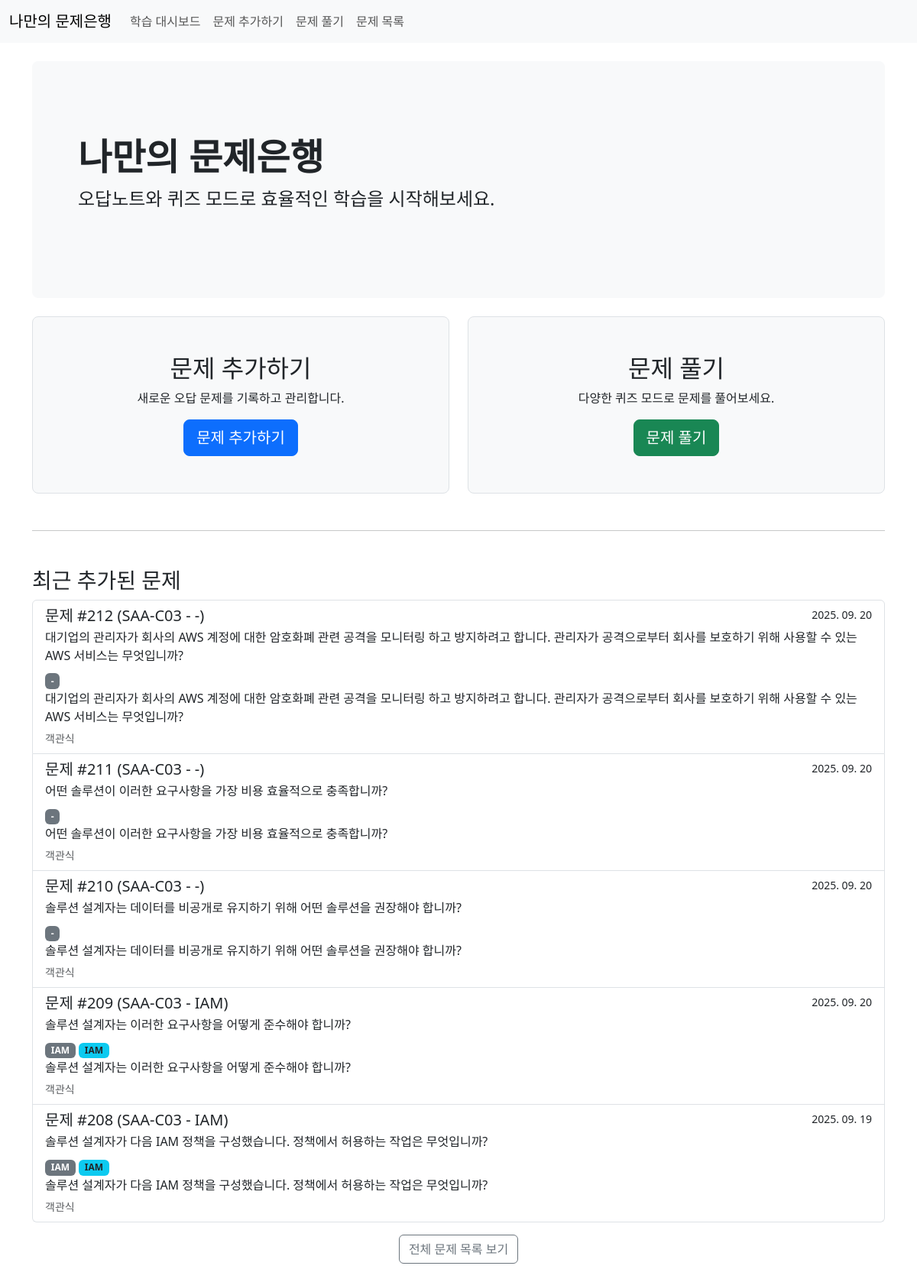
The page / on the database its author committed.
### mistake_note/models.py (models this page shows, shortened)
class Question(models.Model):
    TYPE_CHOICES = [
        ('MCQ', '객관식'),
        ('SA', '주관식'),
        ('MA', '복수정답'),
    ]
    type = models.CharField(max_length=3, choices=TYPE_CHOICES, default='MCQ')
    exam = models.ForeignKey(Exam, on_delete=models.SET_NULL, null=True)
    category = models.ForeignKey(Category, on_delete=models.SET_NULL, null=True)
    tags = models.ManyToManyField(Tag, blank=True)
    content = models.TextField(verbose_name='문제 내용')  # TextField로 변경
    passage = models.TextField(verbose_name='지문', blank=True, null=True)  # TextField로 변경
    solved_count = models.IntegerField(default=0, verbose_name="풀이 횟수")
    incorrect_count = models.IntegerField(default=0, verbose_name="오답 횟수")
    correct_count = models.IntegerField(default=0, verbose_name="맞춘 횟수")
    correct_answer = models.CharField(max_length=200)
    options = models.TextField(blank=True, help_text="객관식/복수 정답 보기를 콤마(,)로 구분하여 입력하세요.")
    explanation = models.TextField(verbose_name='해설', blank=True, null=True)  # TextField로 변경
    image = models.ImageField(upload_to='questions/', blank=True, null=True)
    created_at = models.DateTimeField(auto_now_add=True)

class Exam(models.Model):
    name = models.CharField(max_length=100, unique=True)
    def __str__(self):
        return self.name

class Category(models.Model):
    exam = models.ForeignKey(Exam, on_delete=models.CASCADE)
    name = models.CharField(max_length=100)
    class Meta:
        verbose_name_plural = 'Categories'
    def __str__(self):
        return self.name

class Tag(models.Model):
    name = models.CharField(max_length=50, unique=True)

### mistake_note/views.py (the view)
# urls.py: path('', views.home, name='home'),
def home(request):
    recent_questions = Question.objects.all().order_by('-created_at')[:5]
    context = {'recent_questions': recent_questions}
    return render(request, 'mistake_note/index.html', context)

### mistake_note/templates/mistake_note/index.html (shortened to what this page needs)
{% extends 'base.html' %}
{% block content %}
<div class="p-5 mb-4 bg-light rounded-3">
    <div class="container-fluid py-5">
        <h1 class="display-5 fw-bold">나만의 문제은행</h1>
        <p class="col-md-8 fs-4">오답노트와 퀴즈 모드로 효율적인 학습을 시작해보세요.</p>
    </div>
</div>
<div class="row align-items-md-stretch">
    <div class="col-md-6">
        <div class="h-100 p-5 bg-light border rounded-3 text-center">
            <h2>문제 추가하기</h2>
            <p>새로운 오답 문제를 기록하고 관리합니다.</p>
           <a href="{% url 'mistake_note:add_question_page' %}" class="btn btn-primary btn-lg">문제 추가하기</a>
        </div>
    </div>
    <div class="col-md-6">
        <div class="h-100 p-5 bg-light border rounded-3 text-center">
            <h2>문제 풀기</h2>
            <p>다양한 퀴즈 모드로 문제를 풀어보세요.</p>
            <a href="{% url 'mistake_note:quiz_select' %}" class="btn btn-success btn-lg">문제 풀기</a>
        </div>
    </div>
</div>
   <hr class="my-5">
    <div class="row">
        <div class="col-md-12">
            <h3>최근 추가된 문제</h3>
            <div class="list-group">
                {% for question in recent_questions %}
                    <a href="{% url 'mistake_note:question_detail' pk=question.pk %}" class="list-group-item list-group-item-action">
                        <div class="d-flex w-100 justify-content-between">
                            <h5 class="mb-1">문제 #{{ question.id }} ({{ question.exam }} - {{ question.category }})</h5>
                            <small>{{ question.created_at|date:"Y. m. d" }}</small>
                        </div>
                        <p class="mb-1">{{ question.content|safe|striptags|truncatechars:150 }}</p>
<div class="mt-2">
    <span class="badge bg-secondary">{{ question.category.name }}</span>
    {% for tag in question.tags.all %}
        <span class="badge bg-info text-dark">{{ tag.name }}</span>
    {% endfor %}
</div>
                        <p class="mb-1">{{ question.content|safe|striptags|truncatechars:150 }}</p>
                        <small class="text-muted">
                            {% if question.type == 'MCQ' %}객관식
                            {% elif question.type == 'SA' %}주관식
                            {% else %}복수정답
                            {% endif %}
                        </small>
                    </a>
                {% empty %}
                    <p class="text-muted">아직 추가된 문제가 없습니다.</p>
                {% endfor %}
            </div>
            <div class="text-center mt-3">
                <a href="{% url 'mistake_note:question_list' %}" class="btn btn-outline-secondary">전체 문제 목록 보기</a>
            </div>
        </div>
    </div>
{% endblock %}

### mistake_note/templates/base.html (shortened to what this page needs)
{% load static %}
<!DOCTYPE html>
<html lang="ko">
<head>
    <link href="https://cdn.jsdelivr.net/npm/bootstrap@5.3.3/dist/css/bootstrap.min.css" rel="stylesheet">
    <link rel="stylesheet" href="{% static 'mistake_note/css/style.css' %}">
</head>
<body>
    <nav class="navbar navbar-expand-lg navbar-light bg-light">
        <div class="container-fluid">
            <a class="navbar-brand" href="{% url 'mistake_note:home' %}">나만의 문제은행</a>
            <div class="collapse navbar-collapse" id="navbarNav">
                <ul class="navbar-nav me-auto mb-2 mb-lg-0">
                    <li class="nav-item">
                        <a class="nav-link" href="{% url 'mistake_note:dashboard' %}">학습 대시보드</a>
                    </li>
                    <li class="nav-item">
                        <a class="nav-link" href="{% url 'mistake_note:add_question_page' %}">문제 추가하기</a>
                    </li>
                    <li class="nav-item">
                        <a class="nav-link" href="{% url 'mistake_note:quiz_select' %}">문제 풀기</a>
                    </li>
                    <li class="nav-item">
                        <a class="nav-link" href="{% url 'mistake_note:question_list' %}">문제 목록</a>
                    </li>
                </ul>
            </div>
        </div>
    </nav>
    <main class="container my-4">
        {% block content %}
        {% endblock %}
    </main>
</body>
</html>

### rows shown on the page
Question: id "212", exam "SAA-C03", category "-", created_at "2025. 09. 20", content "대기업의 관리자가 회사의 AWS 계정에 대한 암호화폐 관련 공격을 모니터링 하고 방지하려고 합니다. 관리자가 공격으로부터 회사를 보호하기 위해 사용할 수 있는 AWS 서비스는 무엇입니까?", category.name "-", type "객관식"
Question: id "211", exam "SAA-C03", category "-", created_at "2025. 09. 20", content "어떤 솔루션이 이러한 요구사항을 가장 비용 효율적으로 충족합니까?", category.name "-", type "객관식"
Question: id "210", exam "SAA-C03", category "-", created_at "2025. 09. 20", content "솔루션 설계자는 데이터를 비공개로 유지하기 위해 어떤 솔루션을 권장해야 합니까?", category.name "-", type "객관식"
Question: id "209", exam "SAA-C03", category "IAM", created_at "2025. 09. 20", content "솔루션 설계자는 이러한 요구사항을 어떻게 준수해야 합니까?", category.name "IAM", type "객관식"
Tag: name "IAM"
Question: id "208", exam "SAA-C03", category "IAM", created_at "2025. 09. 19", content "솔루션 설계자가 다음 IAM 정책을 구성했습니다. 정책에서 허용하는 작업은 무엇입니까?", category.name "IAM", type "객관식"
